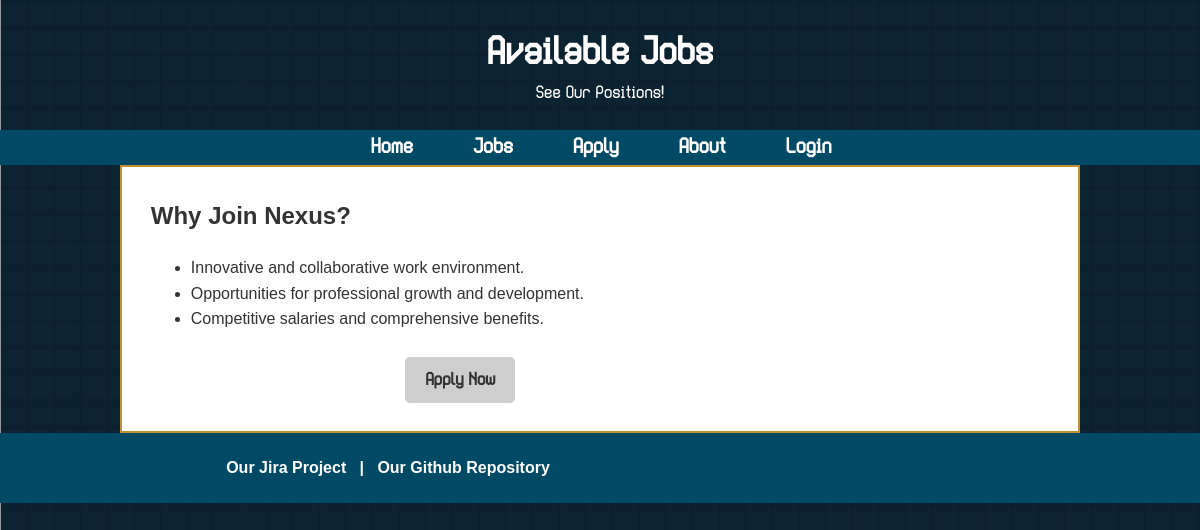
Before: /jobs.php with the older database file.
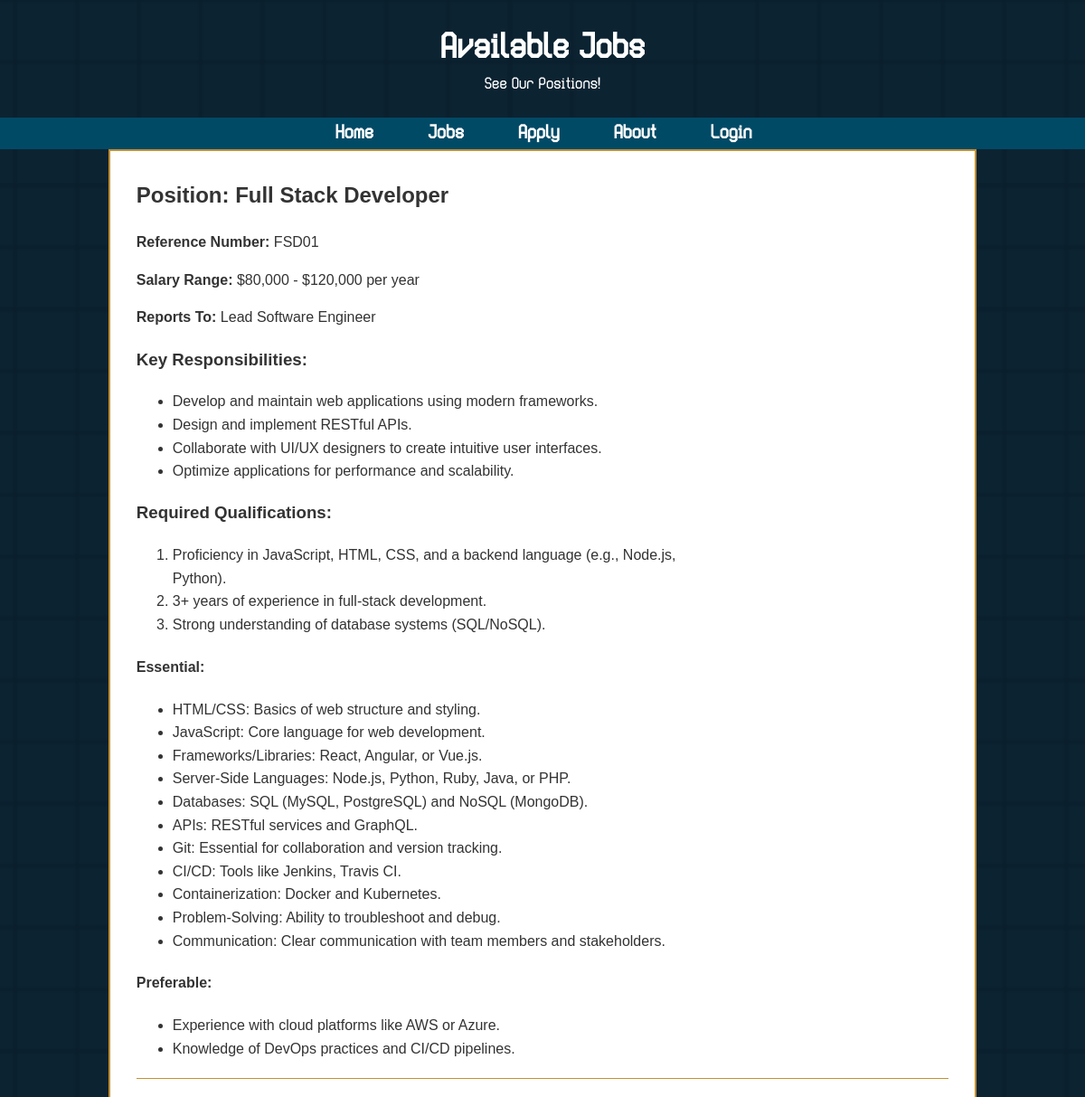
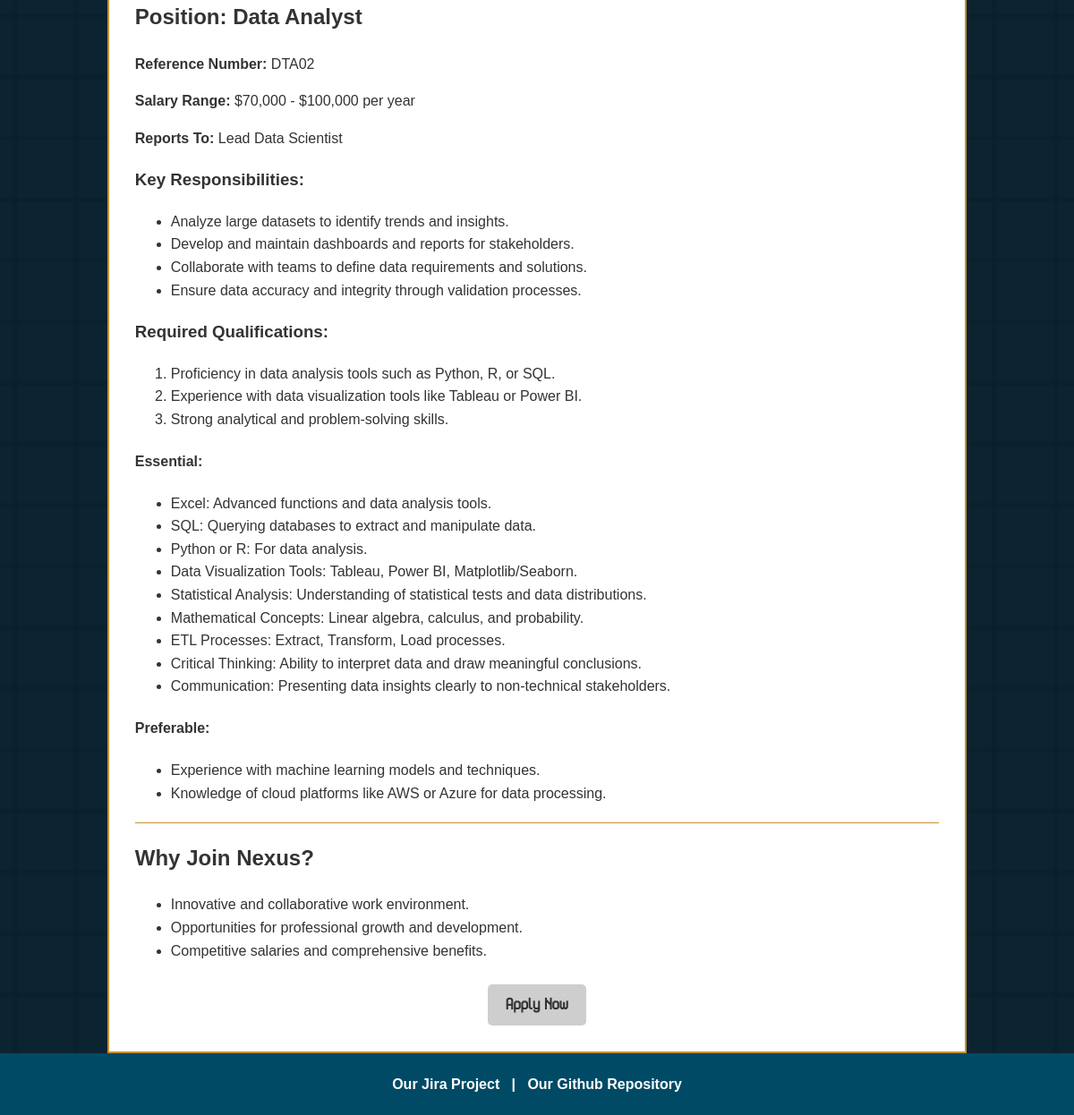
After: the same page with the newer database file (2 pictures, top to bottom).
### tables this page shows
CREATE TABLE `jobs` (
  `id` int(11) NOT NULL,
  `title` varchar(100) NOT NULL,
  `reference` varchar(20) NOT NULL,
  `salary` varchar(100) DEFAULT NULL,
  `reports_to` varchar(100) DEFAULT NULL,
  `key_responsibilities` text DEFAULT NULL,
  `required_qualifications` text DEFAULT NULL,
  `essential` text DEFAULT NULL,
  `preferable` text DEFAULT NULL
);

### jobs.php (the view, shortened to what this page needs)
<?php
include 'header.inc';
include 'settings.php';
?>
</head>
<body>
    <header>
        <h1>Available Jobs</h1>
        <p>See Our Positions!</p>
    </header>
<?php include 'nav.inc'; ?>
    <main>
        <section>
            <?php
            $result = mysqli_query($dbconn, "SELECT * FROM jobs");
            while ($job = mysqli_fetch_assoc($result)) {
                echo "<div class='position'>";
                echo "<h2>Position: " . htmlspecialchars($job['title']) . "</h2>";
                echo "<p><strong>Reference Number:</strong> " . htmlspecialchars($job['reference']) . "</p>";
                echo "<p><strong>Salary Range:</strong> " . htmlspecialchars($job['salary']) . "</p>";
                echo "<p><strong>Reports To:</strong> " . htmlspecialchars($job['reports_to']) . "</p>";
                echo "<h3>Key Responsibilities:</h3>" . $job['key_responsibilities'];
                echo "<h3>Required Qualifications:</h3>" . $job['required_qualifications'];
                echo "<h4>Essential:</h4>" . $job['essential'];
                echo "<h4>Preferable:</h4>" . $job['preferable'];
                echo "<hr></div>";
            }
            ?>
            <div class='why-join'><h2>Why Join Nexus?</h2>
                <ul>
                    <li>Innovative and collaborative work environment.</li>
                    <li>Opportunities for professional growth and development.</li>
                    <li>Competitive salaries and comprehensive benefits.</li>
                </ul>
            </div>
            <div class="apply-now-container">
                <a href="apply.php" class="apply-now-button"><strong>Apply Now</strong></a>
            </div>
        </section>
    </main>
    <?php include 'footer.inc'; ?>
</body>
</html>

### header.inc (shortened to what this page needs)
<!DOCTYPE html>
<html lang="en">
<head>
    <link rel="stylesheet" href="style/styles.css">

### nav.inc (shortened to what this page needs)
<nav>
    <ul class="nav-link">
        <li><a href="index.php" id="nav-link"><strong>Home</strong></a></li>
        <li><a href="jobs.php" id="nav-link"><strong>Jobs</strong></a></li>
        <li><a href="apply.php" id="nav-link"><strong>Apply</strong></a></li>
        <li><a href="about.php" id="nav-link"><strong>About</strong></a></li>
        <li><a href="login.php" id="nav-link"><strong>Login</strong></a></li>
    </ul>
    <ul class="menu-open">
    </ul>
</nav>

### footer.inc
<footer>
    <p>
        <a href="https://nexuswebs.atlassian.net/jira/software/projects/SCRUM/boards/1" target="_blank" class="footer-link">Our Jira Project</a> &nbsp; | &nbsp;
        <a href="https://github.com/DucDuyDan-Swin/TheNexusWeb" class="footer-link">Our Github Repository</a>
    </p>
</footer>

### style/styles.css (style rules this page uses)
nav { position: sticky; top: 0; z-index: 999; }
nav ul { background-color: #014a66; margin: 0px; padding: 0.1%; top: 0; width: 100%; list-style: none; display: flex; justify-content: center; align-items: center; }
#nav-link { font-family: 'Eightgon', sans-serif; text-decoration: none; color: white; }
nav li { height: auto; }
nav a { height: 100%; padding: 0 30px; text-decoration: none; align-items: center; color: white; font-size: 1.2rem; }
body { font-family: Arial, sans-serif; line-height: 1.6; margin: 0; padding: 0; background: url('../images/background.png') no-repeat center center fixed; background-size: cover; background-color: #333; color: #333; opacity: 1; }
header, footer { position: relative; background-size: cover; color: white; text-align: center; padding: 2%; margin: 0; }
header h1, header p { font-family: 'Eightgon', sans-serif; position: relative; z-index: 1; margin: 0; padding: 0; }
header h1 { font-size: 2.2rem; }
footer { font-size: 1rem; font-weight: bold; background-color: #014a66; color: white; padding: 0.5%; }
main { border-radius: 5px; padding: 0px; margin-left: 10%; margin-right: 10%; }
.apply-now-container { text-align: center; margin-top: 25px; }
.apply-now-button { font-family: 'Eightgon', sans-serif; display: inline-block; background-color: #CECECE; color: #333; text-decoration: none; padding: 10px 20px; font-size: 16px; font-weight: bold; border-radius: 5px; transition: background-color 0.3s ease, transform 0.2s ease; cursor: pointer; }
section { margin: 0; padding: 3%; padding-top: 1%; border: 2.5px solid #C39131; background-color: white; }
hr { border: 0; height: 1px; background-color: #C39131; margin: 20px 0; }
.footer-link { color: white; text-decoration: none; }

Changed rows visible on the page:
added jobs: title "Full Stack Developer", reference "FSD01", salary "$80,000 - $120,000 per year", reports_to "Lead Software Engineer", key_responsibilities "Develop and maintain web applications using modern frameworks. Design and implement RESTful APIs. Collaborate with UI/UX designers to create intuitive user interfaces. Optimize applications for performance and scalability.", required_qualifications "Proficiency in JavaScript, HTML, CSS, and a backend language (e.g., Node.js, Python). 3+ years of experience in full-stack development. Strong understanding of database systems (SQL/NoSQL).", essential "HTML/CSS: Basics of web structure and styling. JavaScript: Core language for web development. Frameworks/Libraries: React, Angular, or Vue.js. Server-Side Languages: Node.js, Python, Ruby, Java, or PHP. Databases: SQL (MySQL, PostgreSQL) and NoSQL (MongoDB). APIs: RESTful services and GraphQL. Git: Essential for collaboration and version tracking. CI/CD: Tools like Jenkins, Travis CI. Containerization: Docker and Kubernetes. Problem-Solving: Ability to troubleshoot and debug. Communication: Clear communication with team members and stakeholders.", preferable "Experience with cloud platforms like AWS or Azure. Knowledge of DevOps practices and CI/CD pipelines."
added jobs: title "Data Analyst", reference "DTA02", salary "$70,000 - $100,000 per year", reports_to "Lead Data Scientist", key_responsibilities "Analyze large datasets to identify trends and insights. Develop and maintain dashboards and reports for stakeholders. Collaborate with teams to define data requirements and solutions. Ensure data accuracy and integrity through validation processes.", required_qualifications "Proficiency in data analysis tools such as Python, R, or SQL. Experience with data visualization tools like Tableau or Power BI. Strong analytical and problem-solving skills.", essential "Excel: Advanced functions and data analysis tools. SQL: Querying databases to extract and manipulate data. Python or R: For data analysis. Data Visualization Tools: Tableau, Power BI, Matplotlib/Seaborn. Statistical Analysis: Understanding of statistical tests and data distributions. Mathematical Concepts: Linear algebra, calculus, and probability. ETL Processes: Extract, Transform, Load processes. Critical Thinking: Ability to interpret data and draw meaningful conclusions. Communication: Presenting data insights clearly to non-technical stakeholders.", preferable "Experience with machine learning models and techniques. Knowledge of cloud platforms like AWS or Azure for data processing."
